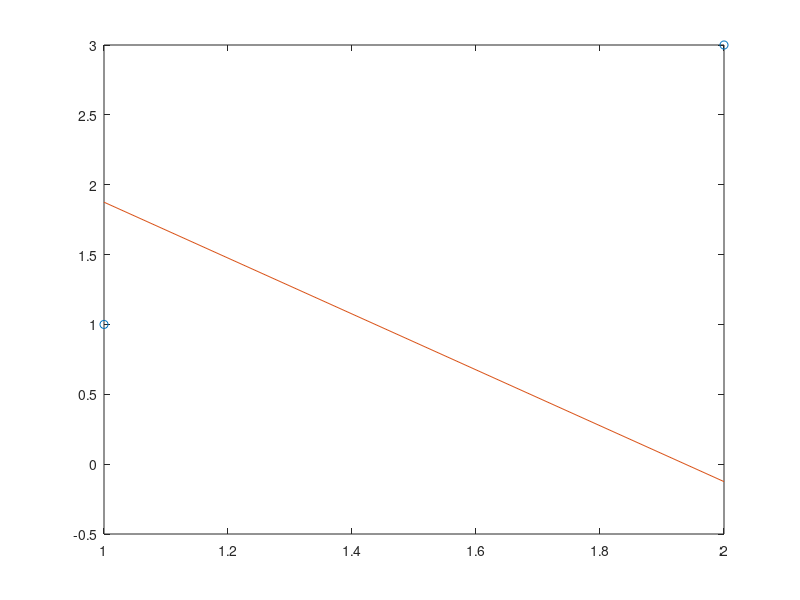
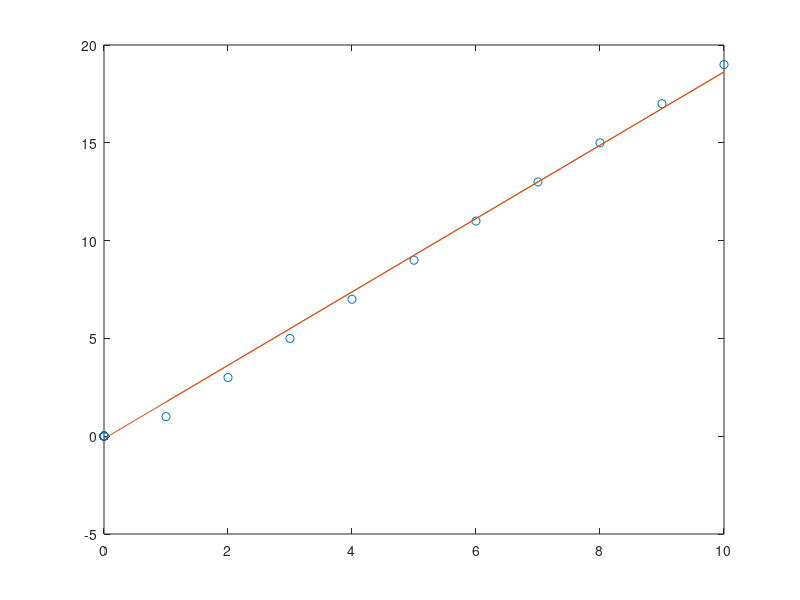

Here is the MATLAB script that generated these plots, in order:
% Testing Linear regression

clear all;
clc;
% 
x_t = [1:1:50];         % assume some huge data set
y_t = [1:2:100]; 

% interested in analyzing only a portion of the data set
x = zeros(1,25);        % limiting to 25
y = zeros(1,25);
x(1:10) = x_t(1:10);    % interested in analyzing 10 samples
y(1:10) = y_t(1:10);

p = polyfit(x,y,1);     % find the coefficients of a polynomial p(x) of degree n
n = length(p);
figure('Name','Plot 1 -- Coefficients');
plot(x(1:n),y(1:n),'o',x(1:n),p,'-');   % (1:n) ensures that vector sizes are the same
                                        % This gets rid of the following error:
                                        % ??? Error using ==> plot
                                        % Vectors must be the same lengths.

f = polyval(p,x);       %returns the value of a polynomial of degree n evaluated at x
n = length(f);
figure('Name','Plot 2 -- polynomial evaluated at x');
plot(x(1:n),y(1:n),'o',x(1:n),f,'-');

R = corrcoef(x,f);
R(1,2)  % A correlation coefficient with a magnitude near 1 (as in this case) represents a good fit.  
        % As the fit gets worse, the correlation coefficient approaches zero.